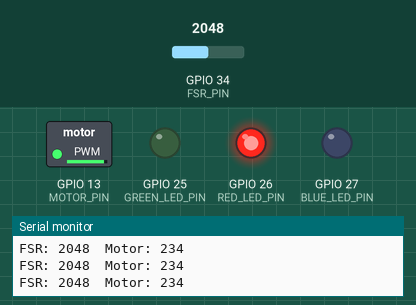
Bench run of a sketch on a simulated ESP32. Parts: switched loads named in the sketch (green lamp = pin HIGH), output pins drawn as LEDs (lit = HIGH), the last lines printed to the serial monitor. The test bench sets the inputs (shaded band); at power-on: GPIO 34 (FSR_PIN) = 2048.

Above: at 2.2 s.
2.3 s: GPIO 34 (FSR_PIN) set to 1760
At 3.3 s:
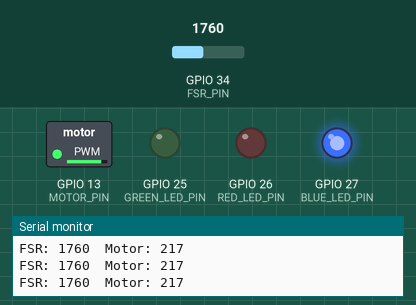
3.8 s: GPIO 34 (FSR_PIN) set to 1228
At 4.6 s:
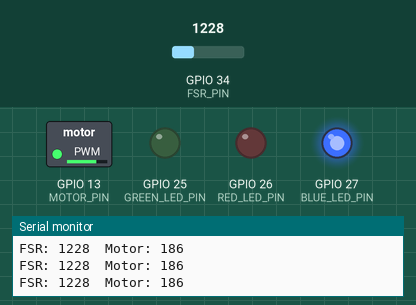
5.3 s: GPIO 34 (FSR_PIN) set to 1045
At 5.9 s:
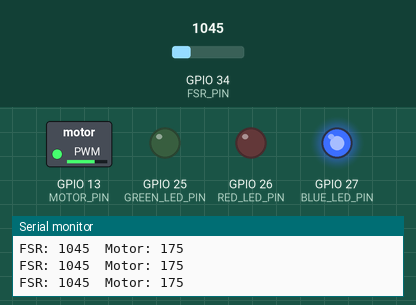
6.8 s: GPIO 34 (FSR_PIN) set to 953
At 7.2 s:
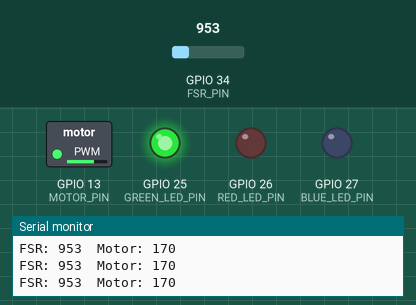
8.3 s: GPIO 34 (FSR_PIN) set to 1040
At 9.5 s:
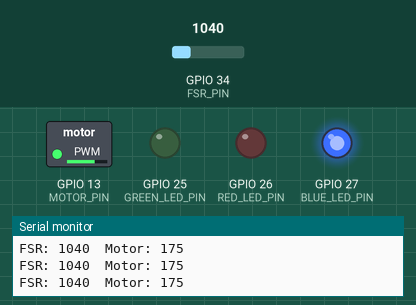
9.8 s: GPIO 34 (FSR_PIN) set to 960
At 11.0 s:
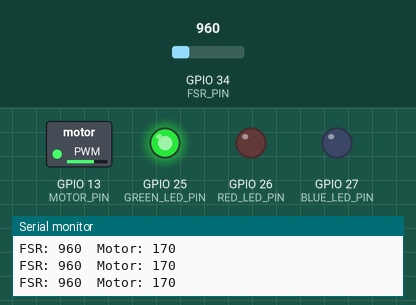
Timing chart, 0 to 12.3 s (numbered marks = the images above; inputs shaded):
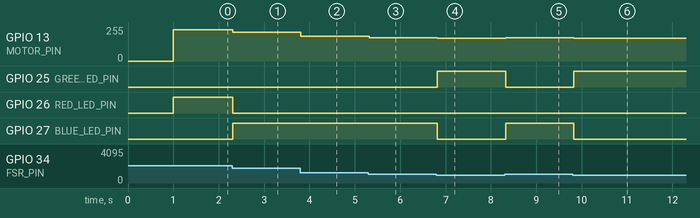

Measured:
- the behaviour switches between 1001 and 1000 on GPIO 34 (FSR_PIN) (found by bisection; images 3 and 4)
- after the input at 2.3 s, GPIO 13 (MOTOR_PIN): 234/255 → 217/255 at once; GPIO 26 (RED_LED_PIN): HIGH → LOW at once; GPIO 27 (BLUE_LED_PIN): LOW → HIGH at once
- after the input at 3.8 s, GPIO 13 (MOTOR_PIN): 217/255 → 186/255 at once
- after the input at 5.3 s, GPIO 13 (MOTOR_PIN): 186/255 → 175/255 at once
- after the input at 6.8 s, GPIO 13 (MOTOR_PIN): 175/255 → 170/255 at once; GPIO 25 (GREEN_LED_PIN): LOW → HIGH at once; GPIO 27 (BLUE_LED_PIN): HIGH → LOW at once
- after the input at 8.3 s, GPIO 13 (MOTOR_PIN): 170/255 → 175/255 at once; GPIO 25 (GREEN_LED_PIN): HIGH → LOW at once; GPIO 27 (BLUE_LED_PIN): LOW → HIGH at once
- after the input at 9.8 s, GPIO 13 (MOTOR_PIN): 175/255 → 170/255 at once; GPIO 25 (GREEN_LED_PIN): LOW → HIGH at once; GPIO 27 (BLUE_LED_PIN): HIGH → LOW at once

The sketch:

Week4FullSystemTest.ino
```cpp
/*
 * Week 4 – Full System Test
 * FSR pressure controls the feedback LEDs and vibration strength
 * Green = light press, Blue = medium press, Red = hard press
 * Motor vibration gets stronger as pressure increases
 */

#define FSR_PIN        34
#define MOTOR_PIN      13
#define GREEN_LED_PIN  25
#define RED_LED_PIN    26
#define BLUE_LED_PIN   27

// Pressure thresholds – adjust after calibrating with your FSR
#define LIGHT_THRESHOLD   100
#define MEDIUM_THRESHOLD  1000
#define HARD_THRESHOLD    1800
#define MAX_PRESSURE      2400

void setup() {
  pinMode(MOTOR_PIN, OUTPUT);
  pinMode(GREEN_LED_PIN, OUTPUT);
  pinMode(RED_LED_PIN, OUTPUT);
  pinMode(BLUE_LED_PIN, OUTPUT);
  Serial.begin(115200);
  delay(1000);
  Serial.println("ASD Sensory Device – Full System Test");
}

void loop() {
  int val = analogRead(FSR_PIN);

  // LEDs: one colour per pressure level
  digitalWrite(GREEN_LED_PIN, val > LIGHT_THRESHOLD  && val <= MEDIUM_THRESHOLD);
  digitalWrite(BLUE_LED_PIN,  val > MEDIUM_THRESHOLD && val <= HARD_THRESHOLD);
  digitalWrite(RED_LED_PIN,   val > HARD_THRESHOLD);

  // Motor: stronger vibration with more pressure, off when not pressed
  int strength = 0;
  if (val > LIGHT_THRESHOLD) {
            strength = map(constrain(val, LIGHT_THRESHOLD, MAX_PRESSURE), LIGHT_THRESHOLD, MAX_PRESSURE, 120, 255);
  }
  analogWrite(MOTOR_PIN, strength);

  Serial.print("FSR: ");
  Serial.print(val);
  Serial.print("  Motor: ");
  Serial.println(strength);
  delay(100);
}
```
